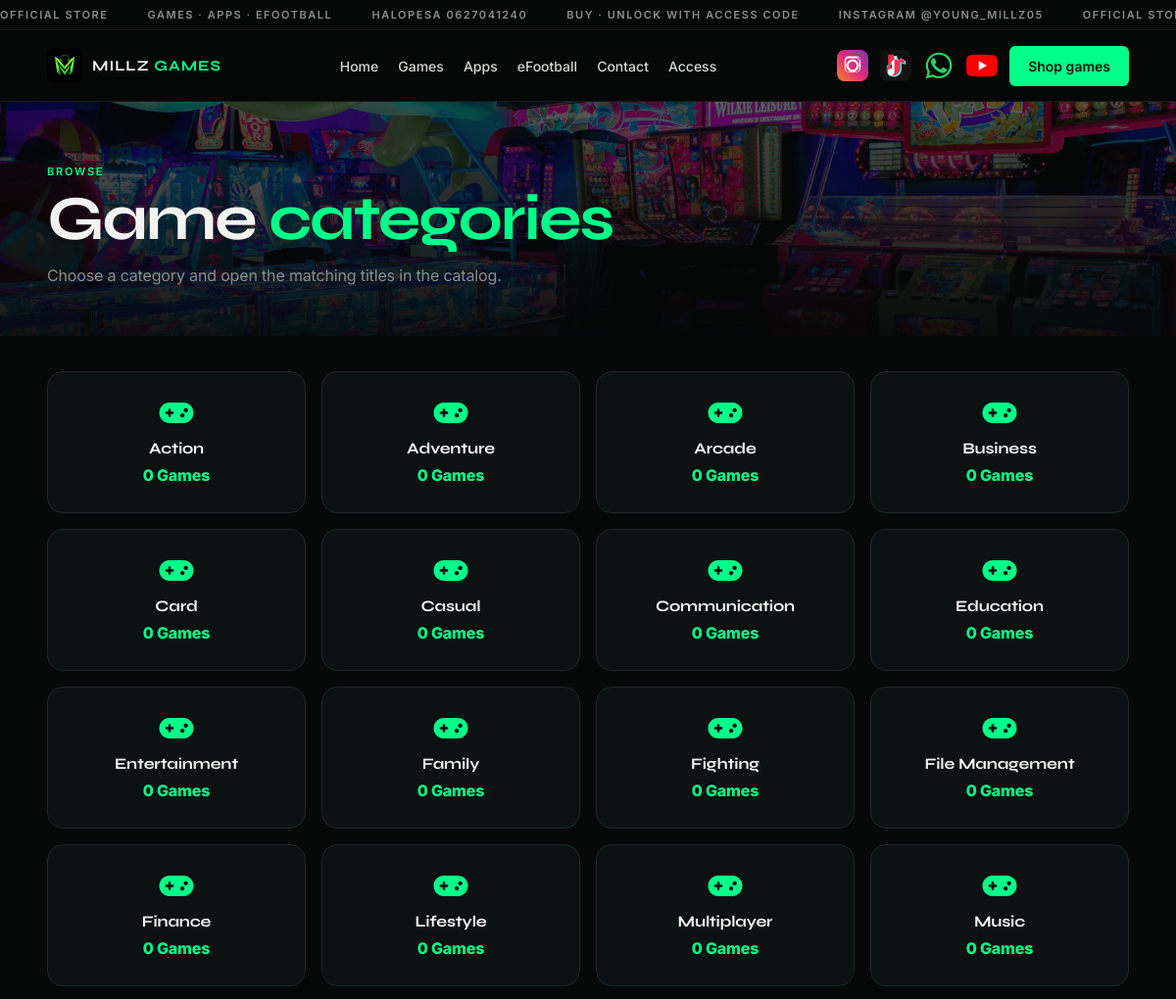
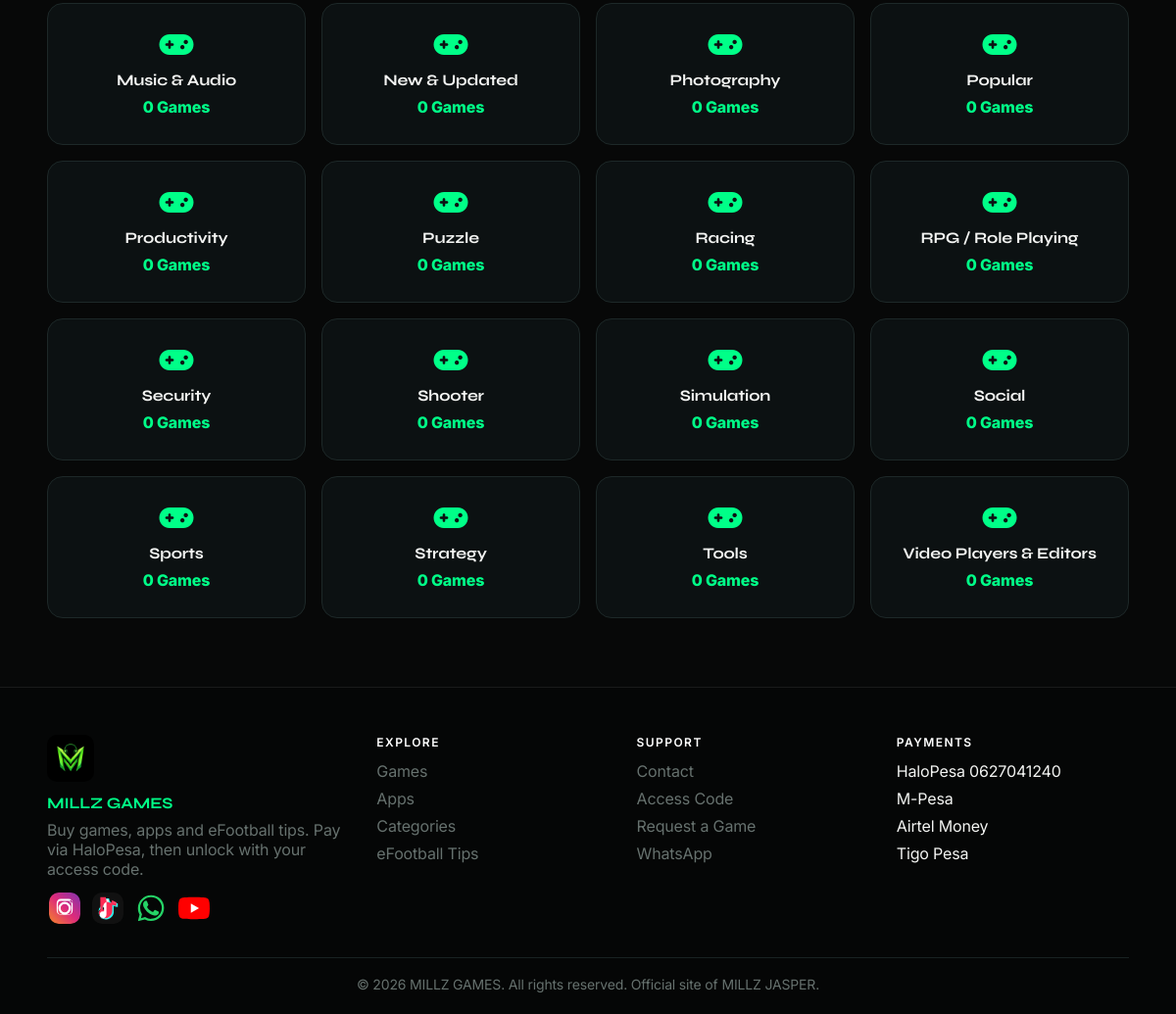
/categories.php, run on the app's committed database (2 pictures, top to bottom).
### tables this page shows
CREATE TABLE categories (
    id INT AUTO_INCREMENT PRIMARY KEY,
    name VARCHAR(100) NOT NULL UNIQUE,
    type ENUM('game','app') NOT NULL,
    created_at TIMESTAMP DEFAULT CURRENT_TIMESTAMP
);

### includes/helpers.php (called while the page is built, shortened)
<?php
if (!function_exists("millz_socials")) {
    function millz_socials()
    {
        return [
            ["id" => "instagram", "label" => "Instagram", "handle" => "@young_millz05", "url" => "https://www.instagram.com/young_millz05", "icon" => "assets/img/social/instagram.svg", "copy" => "Gameplay, store drops and behind the scenes."],
            ["id" => "tiktok", "label" => "TikTok", "handle" => "@young_millz05", "url" => "https://www.tiktok.com/@young_millz05", "icon" => "assets/img/social/tiktok.svg", "copy" => "Short clips and the latest titles."],
            ["id" => "whatsapp", "label" => "WhatsApp", "handle" => "0627041240", "url" => "https://wa.me/255627041240", "icon" => "assets/img/social/whatsapp.svg", "copy" => "Buy games, tips and request a title."],
            ["id" => "youtube", "label" => "YouTube", "handle" => "@millzjasper", "url" => "https://youtube.com/@millzjasper", "icon" => "assets/img/social/youtube.svg", "copy" => "Tutorials, gameplay and MILLZ JASPER uploads."],
        ];
    }
}

### categories.php (the view, shortened to what this page needs)
<?php
require_once "config/database.php";
$categories = [];
try {
    $stmt = $pdo->query("
        SELECT
            c.id,
            c.name,
            COUNT(g.id) AS game_count
        FROM categories c
        LEFT JOIN games g ON g.category_id = c.id
        GROUP BY c.id, c.name
        ORDER BY c.name ASC
    ");
    $categories = $stmt->fetchAll();
} catch (PDOException $e) {
    $categories = [];
}
$current = "categories";
?>
<!DOCTYPE html>
<html lang="en">
<head>
<?php require "includes/site-head.php"; ?>
</head>
<body>
<?php require "includes/site-header.php"; ?>
<section class="page-hero" style="--page-image:url('assets/img/banner-crowd.jpg');">
    <div class="container">
        <div class="section-kicker">Browse</div>
        <h1>Game <span>categories</span></h1>
        <p>Choose a category and open the matching titles in the catalog.</p>
    </div>
</section>
<main class="page-wrap">
    <?php if (!empty($categories)): ?>
        <div class="cat-grid">
            <?php foreach ($categories as $category): ?>
                <a href="games.php?category=<?= (int)$category['id'] ?>" class="cat-card">
                    <i class="fa-solid fa-gamepad"></i>
                    <h3><?= htmlspecialchars($category['name']) ?></h3>
                    <span><?= (int)$category['game_count'] ?> Games</span>
                </a>
            <?php endforeach; ?>
        </div>
    <?php else: ?>
        <div class="empty">Categories will appear here once they are added.</div>
    <?php endif; ?>
</main>
<?php require "includes/site-footer.php"; ?>
</body>
</html>

### includes/site-head.php (shortened to what this page needs)
<link rel="stylesheet" href="https://cdnjs.cloudflare.com/ajax/libs/font-awesome/6.5.2/css/all.min.css">
<link rel="stylesheet" href="assets/css/site.css">

### includes/site-header.php (shortened to what this page needs)
<?php
require_once __DIR__ . "/helpers.php";
$current = $current ?? "";
$socials = millz_socials();
$headerSocials = array_filter($socials, function ($s) {
    return in_array($s["id"], ["instagram", "tiktok", "whatsapp", "youtube"], true);
});
?>
<div class="topbar">
    <div class="topbar-track">
        <span>Official store</span>
        <span>Games · Apps · eFootball</span>
        <span>HaloPesa 0627041240</span>
        <span>Buy · Unlock with access code</span>
        <span>Instagram @young_millz05</span>
        <span>Official store</span>
    </div>
</div>
<header class="site-header">
    <div class="container navbar">
        <a href="index.php" class="brand">
            <img src="assets/img/logo-mark.png" alt="MILLZ GAMES">
            <span class="brand-text">MILLZ <em>GAMES</em></span>
        </a>
        <ul class="nav-links" id="navLinks">
            <li><a href="index.php" class="<?= $current === 'home' ? 'active' : '' ?>">Home</a></li>
            <li><a href="games.php" class="<?= $current === 'games' ? 'active' : '' ?>">Games</a></li>
            <li><a href="apps.php" class="<?= $current === 'apps' ? 'active' : '' ?>">Apps</a></li>
            <li><a href="efootball-tips.php" class="<?= $current === 'tips' ? 'active' : '' ?>">eFootball</a></li>
            <li><a href="contact.php" class="<?= $current === 'contact' ? 'active' : '' ?>">Contact</a></li>
            <li><a href="access.php" class="<?= $current === 'access' ? 'active' : '' ?>">Access</a></li>
        </ul>
        <div class="nav-actions">
            <div class="social-mini">
                <?php foreach ($headerSocials as $social): ?>
                    <a class="social-brand <?= htmlspecialchars($social["id"]) ?>" href="<?= htmlspecialchars($social["url"]) ?>" target="_blank" rel="noopener" aria-label="<?= htmlspecialchars($social["label"]) ?>">
                        <img src="<?= htmlspecialchars($social["icon"]) ?>" alt="<?= htmlspecialchars($social["label"]) ?>">
                    </a>
                <?php endforeach; ?>
            </div>
            <a href="games.php" class="btn btn-primary">
                Shop games
            </a>
        </div>
    </div>
</header>

### includes/site-footer.php (shortened to what this page needs)
<?php
require_once __DIR__ . "/helpers.php";
$socials = millz_socials();
?>
<footer class="site-footer">
    <div class="container footer-grid">
        <div class="footer-brand">
            <img src="assets/img/logo-mark.png" alt="MILLZ GAMES">
            <strong>MILLZ GAMES</strong>
            <p>Buy games, apps and eFootball tips. Pay via HaloPesa, then unlock with your access code.</p>
            <div class="footer-socials">
                <?php foreach ($socials as $social): ?>
                    <a class="icon-btn social-brand" href="<?= htmlspecialchars($social["url"]) ?>" target="_blank" rel="noopener" aria-label="<?= htmlspecialchars($social["label"]) ?>">
                        <img src="<?= htmlspecialchars($social["icon"]) ?>" alt="<?= htmlspecialchars($social["label"]) ?>">
                    </a>
                <?php endforeach; ?>
            </div>
        </div>
        <div>
            <h4>EXPLORE</h4>
            <ul>
                <li><a href="games.php">Games</a></li>
                <li><a href="apps.php">Apps</a></li>
                <li><a href="categories.php">Categories</a></li>
                <li><a href="efootball-tips.php">eFootball Tips</a></li>
            </ul>
        </div>
        <div>
            <h4>SUPPORT</h4>
            <ul>
                <li><a href="contact.php">Contact</a></li>
                <li><a href="access.php">Access Code</a></li>
                <li><a href="index.php#request">Request a Game</a></li>
                <li><a href="https://wa.me/255627041240" target="_blank" rel="noopener">WhatsApp</a></li>
            </ul>
        </div>
        <div>
            <h4>PAYMENTS</h4>
            <ul>
                <li>HaloPesa 0627041240</li>
                <li>M-Pesa</li>
                <li>Airtel Money</li>
                <li>Tigo Pesa</li>
            </ul>
        </div>
    </div>
    <div class="container copyright">
        © <?= date("Y") ?> MILLZ GAMES. All rights reserved. Official site of MILLZ JASPER.
    </div>
</footer>

### categories.php (style rules this page uses)
.cat-grid { display:grid; grid-template-columns:repeat(4,1fr); gap:16px; }
.cat-card { background:#0c1112; border:1px solid #1d2828; border-radius:16px; padding:28px 18px; text-align:center; transition:.25s; }
.cat-card i { color:#00ff88; font-size:28px; margin-bottom:12px; }
.cat-card h3 { font-family:Syne,sans-serif; font-size:16px; margin-bottom:8px; }
.cat-card span { color:#00ff88; font-weight:800; }

### data on the page
categories: name "Action", game_count "0"
categories: name "Adventure", game_count "0"
categories: name "Arcade", game_count "0"
categories: name "Business", game_count "0"
categories: name "Card", game_count "0"
categories: name "Casual", game_count "0"
categories: name "Communication", game_count "0"
categories: name "Education", game_count "0"
categories: name "Entertainment", game_count "0"
categories: name "Family", game_count "0"
categories: name "Fighting", game_count "0"
categories: name "File Management", game_count "0"
categories: name "Finance", game_count "0"
categories: name "Lifestyle", game_count "0"
categories: name "Multiplayer", game_count "0"
categories: name "Music", game_count "0"
categories: name "Music & Audio", game_count "0"
categories: name "New & Updated", game_count "0"
categories: name "Photography", game_count "0"
categories: name "Popular", game_count "0"
categories: name "Productivity", game_count "0"
categories: name "Puzzle", game_count "0"
categories: name "Racing", game_count "0"
categories: name "RPG / Role Playing", game_count "0"
categories: name "Security", game_count "0"
categories: name "Shooter", game_count "0"
categories: name "Simulation", game_count "0"
categories: name "Social", game_count "0"
categories: name "Sports", game_count "0"
categories: name "Strategy", game_count "0"
categories: name "Tools", game_count "0"
categories: name "Video Players & Editors", game_count "0"
